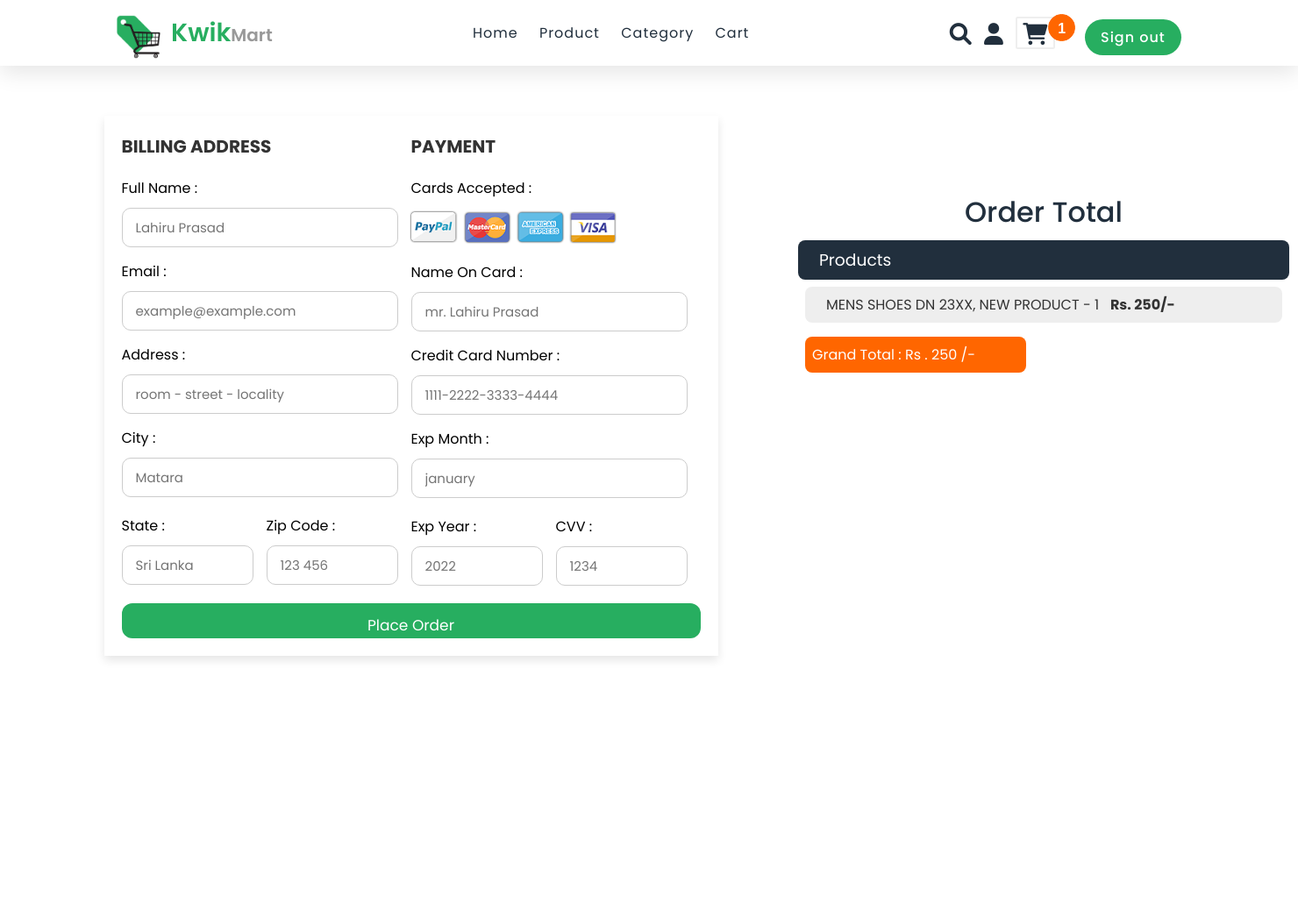
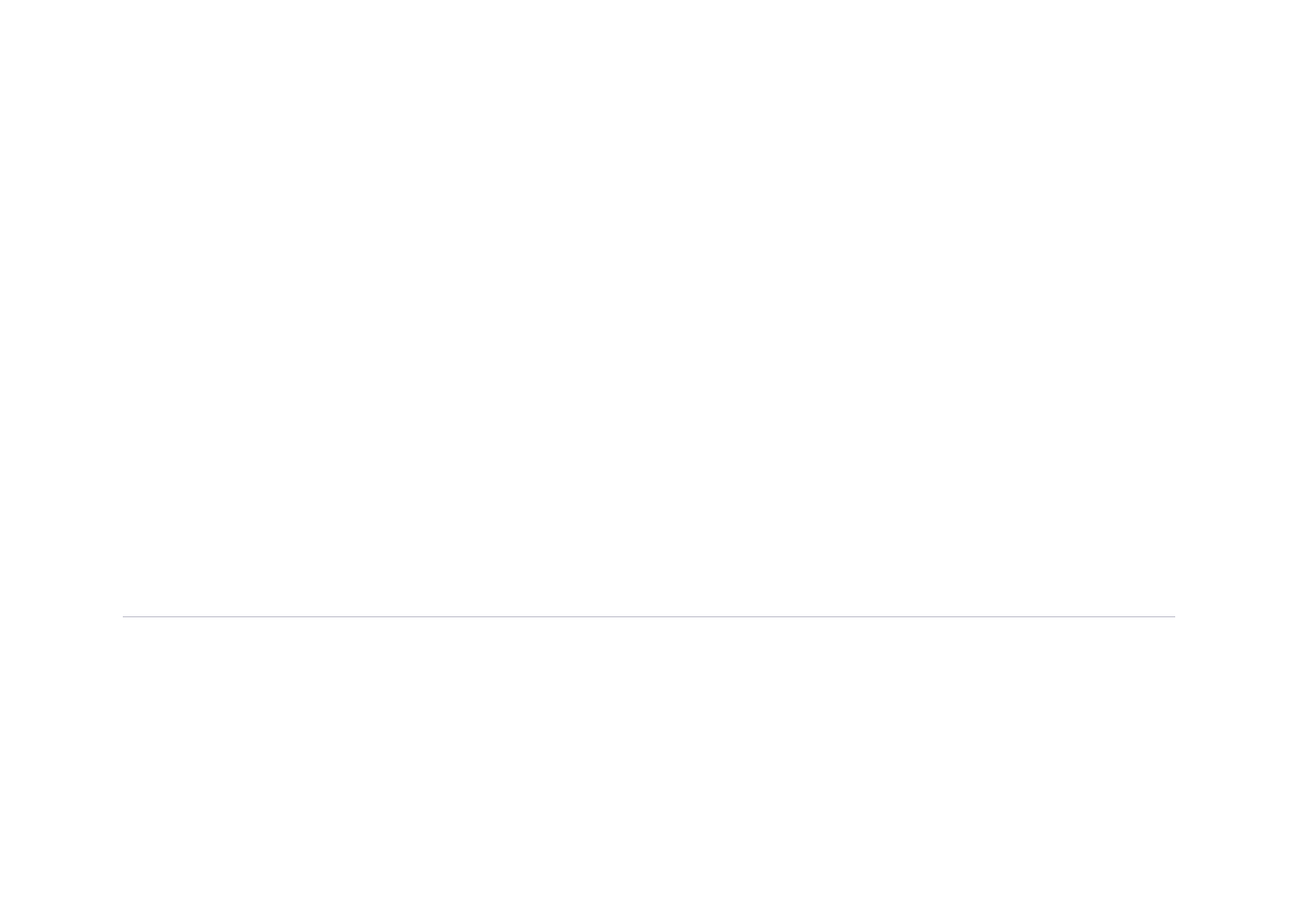
Page /item_checkout.php (signed in) on the committed database (2 pictures, top to bottom).
### tables this page shows
CREATE TABLE IF NOT EXISTS `cart` (
  `id` int(255) NOT NULL AUTO_INCREMENT,
  `name` varchar(255) NOT NULL,
  `price` varchar(255) NOT NULL,
  `image` varchar(255) NOT NULL,
  `quantity` int(255) NOT NULL,
  PRIMARY KEY (`id`)
);

### item_checkout.php (the view, shortened to what this page needs)
<?php
@include 'header.php';
?>
<div class="row">
  <div class="column">
  <div class="containerf">
    <form action="" method="post">
        <div class="row">
            <div class="col">
                <h3 class="title">billing address</h3>
                <div class="inputBox">
                    <span>full name :</span>
                    <input type="text" placeholder="Lahiru Prasad" name="Full_name">
                </div>
                <div class="inputBox">
                    <span>email :</span>
                    <input type="email" placeholder="example@example.com" name="E_mail">
                </div>
                <div class="inputBox">
                    <span>address :</span>
                    <input type="text" placeholder="room - street - locality" name="Address">
                </div>
                <div class="inputBox">
                    <span>city :</span>
                    <input type="text" placeholder="Matara" name="City">
                </div>
                <div class="flex">
                    <div class="inputBox">
                        <span>state :</span>
                        <input type="text" placeholder="Sri Lanka" name="State">
                    </div>
                    <div class="inputBox">
                        <span>zip code :</span>
                        <input type="text" placeholder="123 456" name="Zip_code">
                    </div>
                </div>
            </div>
            <div class="col">
                <h3 class="title">payment</h3>
                <div class="inputBox">
                    <span>cards accepted :</span>
                    <img src="./images/logo/card_img.png" alt="">
                </div>
                <div class="inputBox">
                    <span>name on card :</span>
                    <input type="text" placeholder="mr. Lahiru Prasad" name="Card_name">
                </div>
                <div class="inputBox">
                    <span>credit card number :</span>
                    <input type="number" placeholder="1111-2222-3333-4444" name="Card_number">
                </div>
                <div class="inputBox">
                    <span>exp month :</span>
                    <input type="text" placeholder="january" name="Expire_month">
                </div>
                <div class="flex">
                    <div class="inputBox">
                        <span>exp year :</span>
                        <input type="number" placeholder="2022" name="Expire_year">
                    </div>
                    <div class="inputBox">
                        <span>CVV :</span>
                        <input type="text" placeholder="1234" name="CVV">
                    </div>
                </div>
            </div>
        </div>
        <input type="submit" value="Place Order" class="submit-btn" name="order_btn">
    </form>
    </div>
  </div>
  <div class="column">
    <div class="orderSummry">
        <div class="orderSummryText">
            <h1>Order Total</h1>
            <h3>Products</h3>
        </div>
        <div class="display-order">
                <?php
                        $select_cart = mysqli_query($conn, "SELECT * FROM `cart`");
                        $total = 0;
                        $grand_total = 0;
                        if(mysqli_num_rows($select_cart) > 0){
                            while($fetch_cart = mysqli_fetch_assoc($select_cart)){
                            $total_price = $fetch_cart['price'] * $fetch_cart['quantity'];
                            $grand_total = $total += $total_price;
                    ?>
                    <span><?= $fetch_cart['name']; ?> - <?= $fetch_cart['quantity']; ?> &nbsp;&nbsp; <b>Rs. <?= $fetch_cart['price']; ?>/-</b></span>
                    <?php
                        }
                    }else{
                        echo "<div class='display-order'><span>your cart is empty!</span></div>";
                    }
                    ?>
                    <span class="grand-total"> grand total : Rs . <?= $grand_total; ?> /- </span>
                </div>
             </div>
  </div>
</div>
<?php
@include 'footer.php';
?>

### css/style.css (style rules this page uses)
* { margin: 0; padding: 0; font-family: "poppins", sans-serif; list-style: none; text-decoration: none; box-sizing: border-box; scroll-behavior: smooth; }
:root { --main-color: #27ae60; --secind-color: #212f3d; }

### css/cart_style.css (style rules this page uses)
:root { --blue: #2980b9; --red: red; --green: #27ae60; --black: #333; --white: #fff; --bg-color: #eee; --dark-bg: rgba(0, 0, 0, .7); --box-shadow: 0 .5rem 1rem rgba(0, 0, 0, .1); --border: .1rem solid #999; }
html { overflow-x: hidden; }
.display-order { max-width: 50rem; background-color: var(--white); border-radius: .5rem; text-align: left; margin: 0 auto; margin-bottom: 2rem; text-transform: capitalize; }
.display-order span { display: flex; border-radius: 8px; background-color: var(--bg-color); padding: .5rem 1.5rem; font-size: 1rem; color: var(--black); margin: .5rem; }
.display-order span.grand-total { width: 45%; text-align: left; background-color: var(--red); color: var(--white); padding: 0.5rem; margin-top: 1rem; }

### css/checkout.css (style rules this page uses)
.column { float: left; display: inline; width: 65%; padding: 10px; }
.row:after { content: ""; display: table; clear: both; }
.orderSummry { position: relative; left: 900px; bottom: 650px; width: 560px; min-height: 100vh; }
.orderSummryText h1 { text-align: center; border-radius: 8px; padding: .5rem 1.5rem; color: #212f3d; font-weight: 500; }
.orderSummryText h3 { border-radius: 8px; padding: .5rem 1.5rem; background-color: #212f3d; color: white; font-weight: 400; }
.containerf { display: flex; justify-content: center; align-items: center; padding: 25px; padding-right: 50px; min-height: 100vh; margin-top: 30px; }
.containerf form { padding: 20px; width: 700px; background: #fff; box-shadow: 0 5px 10px rgba(0, 0, 0, .1); text-transform: capitalize; }
.containerf form .row { display: flex; flex-wrap: wrap; gap: 15px; }
.containerf form .row .col { flex: 1 1 250px; }
.containerf form .row .col .title { font-size: 20px; color: #333; padding-bottom: 5px; text-transform: uppercase; }
.containerf form .row .col .inputBox { margin: 15px 0; }
.containerf form .row .col .inputBox span { margin-bottom: 10px; display: block; }
.containerf form .row .col .inputBox input { width: 100%; border: 1px solid #ccc; border-radius: 10px; padding: 10px 15px; font-size: 15px; text-transform: none; }
.containerf form .row .col .flex { display: flex; gap: 15px; }
.containerf form .row .col .flex .inputBox { margin-top: 5px; }
.containerf form .row .col .inputBox img { height: 34px; margin-top: 5px; filter: drop-shadow(0 0 1px #000); }
.containerf form .submit-btn { width: 100%; padding: 12px; font-size: 17px; background: #27ae60; color: #fff; margin-top: 5px; cursor: pointer; border-radius: 12px; }

### css/profile_style.css (style rules this page uses)
:root { --blue: #2980b9; --red: red; --green: #27ae60; --red:#ff6600; --black: #333; --white: #fff; --bg-color: #eee; --dark-bg: rgba(0, 0, 0, .7); --box-shadow: 0 .5rem 1rem rgba(0, 0, 0, .1); --border: .1rem solid #999; }

### header.php (style rules this page uses)
input[type=submit] { display: flex; align-items: center; justify-content: center; height: 40px; width: 100px; border: none; outline: none; color: #fff; background-color: var(--main-color); cursor: pointer; }

### rows in the picture
cart: name "MENS SHOES DN 23XX, NEW PRODUCT", quantity "1", price "250"

### other values in the picture
$grand_total "250"
